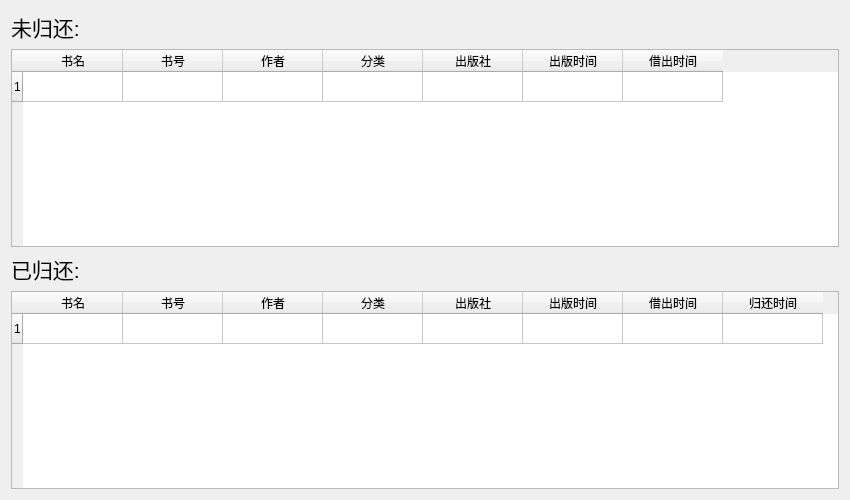
<?xml version="1.0" encoding="UTF-8"?>
<ui version="4.0">
 <class>Form</class>
 <widget class="QWidget" name="Form">
  <property name="geometry">
   <rect>
    <x>0</x>
    <y>0</y>
    <width>850</width>
    <height>500</height>
   </rect>
  </property>
  <property name="windowTitle">
   <string>Form</string>
  </property>
  <layout class="QVBoxLayout" name="verticalLayout">
   <item>
    <widget class="QLabel" name="borrowedLabel">
     <property name="font">
      <font>
       <pointsize>16</pointsize>
      </font>
     </property>
     <property name="text">
      <string>未归还:</string>
     </property>
    </widget>
   </item>
   <item>
    <widget class="QTableWidget" name="borrowedTableView">
     <row>
      <property name="text">
       <string>1</string>
      </property>
     </row>
     <column>
      <property name="text">
       <string>书名</string>
      </property>
     </column>
     <column>
      <property name="text">
       <string>书号</string>
      </property>
     </column>
     <column>
      <property name="text">
       <string>作者</string>
      </property>
     </column>
     <column>
      <property name="text">
       <string>分类</string>
      </property>
     </column>
     <column>
      <property name="text">
       <string>出版社</string>
      </property>
     </column>
     <column>
      <property name="text">
       <string>出版时间</string>
      </property>
     </column>
     <column>
      <property name="text">
       <string>借出时间</string>
      </property>
     </column>
    </widget>
   </item>
   <item>
    <widget class="QLabel" name="returnedLabel">
     <property name="font">
      <font>
       <pointsize>16</pointsize>
      </font>
     </property>
     <property name="text">
      <string>已归还:</string>
     </property>
    </widget>
   </item>
   <item>
    <widget class="QTableWidget" name="returnedTableView">
     <row>
      <property name="text">
       <string>1</string>
      </property>
     </row>
     <column>
      <property name="text">
       <string>书名</string>
      </property>
     </column>
     <column>
      <property name="text">
       <string>书号</string>
      </property>
     </column>
     <column>
      <property name="text">
       <string>作者</string>
      </property>
     </column>
     <column>
      <property name="text">
       <string>分类</string>
      </property>
     </column>
     <column>
      <property name="text">
       <string>出版社</string>
      </property>
     </column>
     <column>
      <property name="text">
       <string>出版时间</string>
      </property>
     </column>
     <column>
      <property name="text">
       <string>借出时间</string>
      </property>
     </column>
     <column>
      <property name="text">
       <string>归还时间</string>
      </property>
     </column>
    </widget>
   </item>
  </layout>
 </widget>
 <resources/>
 <connections/>
</ui>
